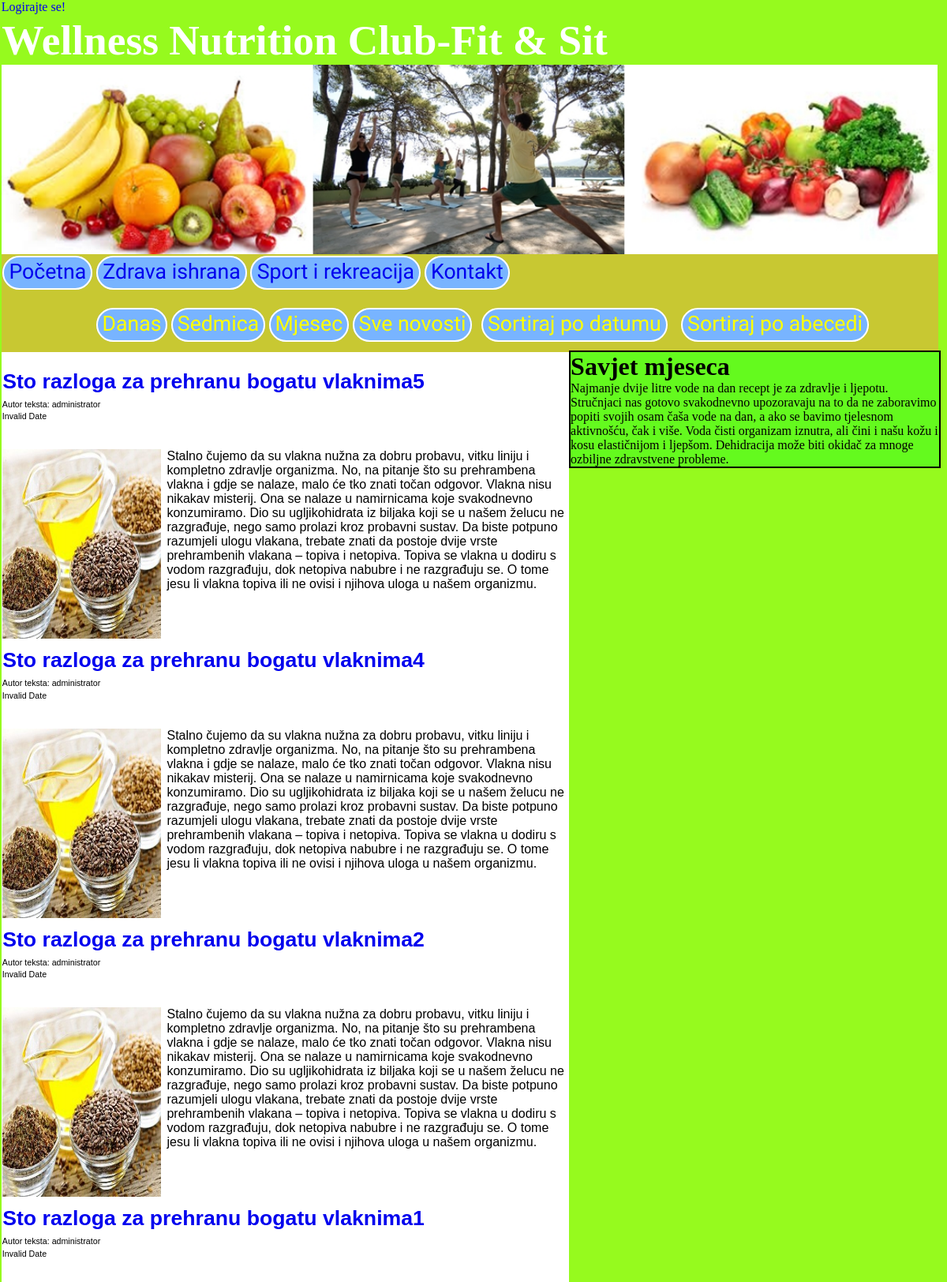
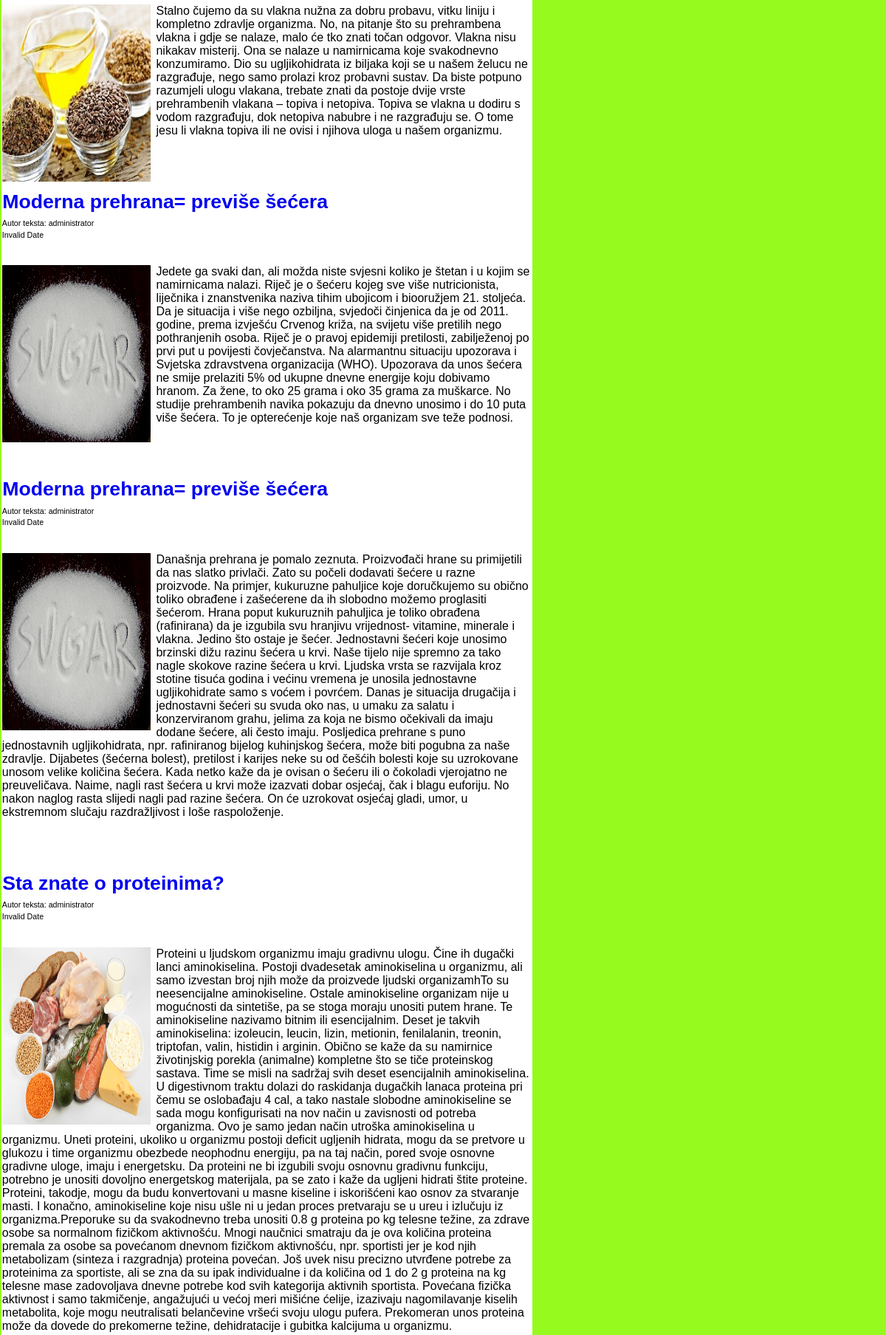
/Main.php (upper part), run on the app's committed database (2 pictures, top to bottom).
### tables this page shows
CREATE TABLE IF NOT EXISTS `novosti` (
  `NovostID` int(11) NOT NULL AUTO_INCREMENT,
  `Naslov` varchar(200) NOT NULL,
  `NovostiTxt` text NOT NULL,
  `Vrijeme` timestamp NOT NULL DEFAULT CURRENT_TIMESTAMP ON UPDATE CURRENT_TIMESTAMP,
  `Slika` text NOT NULL,
  `AutorID` int(11) NOT NULL,
  `Otvoren` varchar(2) NOT NULL,
  PRIMARY KEY (`NovostID`)
);

CREATE TABLE IF NOT EXISTS `autori` (
  `ID` int(11) NOT NULL AUTO_INCREMENT,
  `Username` varchar(20) NOT NULL,
  `Password` varchar(50) NOT NULL,
  PRIMARY KEY (`ID`),
  UNIQUE KEY `Username` (`Username`)
);

### Main.php (the view, shortened to what this page needs)
<!DOCTYPE HTML PUBLIC "-//W3C//DTD HTML 4.01 Transitional//EN">
<Html>
<head>
<link rel="stylesheet" type="text/css" href="Stil.css">
</head>
<body onload="bodyOnLoad();">
<?php
	if(isset($_SESSION['username']))
	{
		print "<p class=\"natpis\"> Uspjesno ste logirani! </p>";
	}
	else
	{
		print "<a class=\"natpi\" href =\"Login.php\">Logirajte se!</a>";
	}
?>
<div id="forma1">
</div>
<div id="zaglavlje">
<h1 id="imeklub">Wellness Nutrition Club-Fit &amp Sit</h1>
</div>
<div id="slike">
<img class="prva" alt="LOGO" src="kolaz.jpg">
</div>
<div id="meni">
	<ul class="menilista">
		<li id="Pocetna"><a class="linkmeni" href="Main.php" >Početna</a></li>
		<li id="Zdrava"><a href="Linkovi.html" class="linkmeni">Zdrava ishrana</a></li>
		<li id="Sport"><a href="Tabela.html" class="linkmeni">Sport i rekreacija</a></li>
		<li id="Kontakt"><a href="Forma.html" class="linkmeni">Kontakt</a></li>
	</ul>
</div>
<div id="kontrole">
<ul class="kontlist">
<li id="Danas" onclick="prikazi(1)">Danas</li>
<li id="Sedmica" onclick="prikazi(2)">Sedmica</li>
<li id="Mjesec" onclick="prikazi(3)">Mjesec</li>
<li id="Starije" onclick="prikazi(4)">Sve novosti</li>
<li id="SortirajPoDat"><form class="Dugmad" action="Main.php" method="post"><input id="Datumski" type="submit" name="PoDatumu" value="Sortiraj po datumu"></form></li>
<li id="SortirajPoAbc"><form class="Dugmad" action="Main.php" method="post"><input id="Datumski" type="submit" name="PoAbc" value="Sortiraj po abecedi"></form></li>
</ul>
</div>
<?php
	 $veza = new PDO("mysql:dbname=wnclub_database;host=localhost;port=3306;charset=utf8","DBuser");
     $veza->exec("set names utf8");
?>
<div id="glavni">
  <div id="sadrzajnovosti">
  <?php
   $novosti=$veza->query("select * from novosti order by Vrijeme desc");
	if(isset($_REQUEST['PoDatumu']))
	{
		$brojac=0;
				foreach($novosti as $vijest)
				{
						$naslov=str_replace("&#44;",",",$vijest['Naslov']);
						$vijesti=str_replace("&#44;",",",$vijest['NovostiTxt']);
						$datum=$vijest['Vrijeme'];
						$slika=$vijest['Slika'];
						$dat=date("D M j Y H:i:s",strtotime($datum));
						$datum=$dat." GMT+0200";
						$autori=$veza->query("select a.Username from autori a where a.ID=".$vijest['AutorID']);
						foreach($autori as $aut)
					{
						print "<div class=\"novostiDiv\">
						<h1 class=\"NaslovNovosti\"><a href=\"Detalji.php?NaslovNovosti=$naslov\">".$naslov."</a></h1>
						<p class=\"datumobjave\">".$datum."</p>
						<p class=\"autorKomentar\">Autor teksta: ".$aut['Username']."</p>
						<p class=\"datumi\"></p>
						<p class=\"novosti\"> <img class=\"novostiSlike\" alt=\"LOGO\" src=".$slika.">".$vijesti."</p>
						</div>";
						if(isset($_SESSION['username']) && $_SESSION['username']=="administrator" )
						{
							print "<form action=\"Main.php\" method=\"post\">
							<input type=\"hidden\" name=\"novost\" value=\"".$vijest['NovostID']."\">
							<input type=\"submit\" name=\"ObrisiNovost\" id=\"ObrisiNovost\" value=\"Obrisi\">
							</form>
							";
							print "<form action=\"Main.php\" method=\"post\">
							<input type=\"hidden\" name=\"novost\" value=\"".$vijest['NovostID']."\">
							<input type=\"radio\" name=\"Zakom\" value=\"DA\" checked>DA
							<input type=\"radio\" name=\"Zakom\" value=\"NE\">NE
							<input type=\"submit\" name=\"PotvrdiPromjenu\" id=\"PotvrdiPromjenu\" value=\"Potvrdi\">
							</form>";
						}
					}
				}
	}
	else{
		foreach($novosti as $vijest)
		{
					$naslov=str_replace("&#44;",",",$vijest['Naslov']);
					$vijesti=str_replace("&#44;",",",$vijest['NovostiTxt']);
					$datum=$vijest['Vrijeme'];
					$slika=$vijest['Slika'];
					$dat=date("D M j Y H:i:s",strtotime($datum));
					$datum=$dat." GMT+0200";
					$autori=$veza->query("select a.Username from autori a where a.ID=".$vijest['AutorID']);
					foreach($autori as $aut)
					{
						print "<div class=\"novostiDiv\">
						<h1 class=\"NaslovNovosti\"><a href=\"Detalji.php?NaslovNovosti=$naslov\">".$naslov."</a></h1>
						<p class=\"datumobjave\">".$datum."</p>
						<p class=\"autorKomentar\">Autor teksta: ".$aut['Username']."</p>
						<p class=\"datumi\"></p>
						<p class=\"novosti\"> <img class=\"novostiSlike\" alt=\"LOGO\" src=".$slika.">".$vijesti."</p>
						</div>";
					}
		}
	}
?>
</div>
</div>
<div id="desnog">
<h1 id="des">Savjet mjeseca</h1>
<p>Najmanje dvije litre vode na dan recept je za zdravlje i ljepotu. Stručnjaci nas gotovo svakodnevno upozoravaju na to da ne zaboravimo popiti svojih osam čaša vode na dan, a ako se bavimo tjelesnom aktivnošću, čak i više. Voda čisti organizam iznutra, ali čini i našu kožu i kosu elastičnijom i ljepšom. Dehidracija može biti okidač za mnoge ozbiljne zdravstvene probleme.</p>
</div>
</body>
</Html>

### Stil.css (style rules this page uses)
body { background-color: rgb(150,250,30); }
.autorKomentar { font-family: Arial; font-size: 8pt; top: 12%; color :black; margin-bottom: 0.5%; margin-top: 1%; }
#Datumski { display: inline; position: relative; font-size: 20pt; padding-top: 0.2%; padding-left: 0.5%; padding-right: 0.5%; padding-bottom: 0.4%; position: relative; font-family: Gabriela; border-radius: 30px; border: solid white 2px; background-color: rgb(120,180,255); color:yellow; }
.Dugmad { display: inline; border: none; background-color: rgb(200,200,50); }
.natpi { text-align: right; }
#forma1 { height:20px; width:70px; float: right; }
* { margin: 0px; padding: 0px; margin-left: 0.05%; }
#glavni { overflow: hidden; width: 60%; font-family: Arial; background-color: white; height: auto; float: left; }
#zaglavlje { overflow: hidden; color: white; font-size: 20pt; width: 99%; padding-bottom: 0%; height: auto; }
#slike { overflow: hidden; width:99.9%; display: block; }
#Pocetna { background-color: rgb(120,180,255); border-radius: 30px; border: solid white 2px; }
#Zdrava { background-color: rgb(120,180,255); border-radius: 30px; border: solid white 2px; }
#Sport { background-color: rgb(120,180,255); border-radius: 30px; border: solid white 2px; }
#Kontakt { background-color: rgb(120,180,255); border-radius: 30px; border: solid white 2px; }
#meni>ul>li { display: inline; position: relative; font-size: 20pt; padding-top: 0.2%; padding-left: 0.5%; padding-right: 0.5%; padding-bottom: 0.4%; position: relative; }
#meni { width: auto; height: auto; overflow: hidden; bottom: 2%; padding-bottom: 4px; padding-top: 0.5%; font-family: Gabriela; background-color: rgb(200,200,50); max-width: 99%; max-height:8%; min-height: 6.5%; min-width: 97%; }
a.linkmeni:link { text-decoration: none; }
.prva { width: 99%; height: 30%; display: block; }
.NaslovNovosti { margin-top: 3%; font-family: Arial; font-size: 20pt; color :black; position: relative; }
.novosti { margin-top: 5%; color:black; }
#desnog { width:39%; float: right; position: relative; height: auto; background-color: rgb(100,250,30); color : black; font-family: cursive; right: 0.8%; outline: solid black 2px; }
.novostiSlike { width: 28%; height: 30%; float: left; padding-right:1%; position: relative; }
#imeklub { right: 10%; }
a:link { text-decoration: none; }
#kontrole { width: auto; height: auto; overflow: hidden; bottom: 2%; padding-bottom: 4px; padding-top: 0.5%; font-family: Gabriela; background-color: rgb(200,200,50); max-width: 99%; max-height:8%; min-height: 6.5%; min-width: 97%; }
.kontlist>li { display: inline; position: relative; font-size: 20pt; padding-top: 0.2%; padding-left: 0.5%; padding-right: 0.5%; padding-bottom: 0.4%; position: relative; background-color: rgb(200,200,50); color:yellow; left:10%; }
#Danas { border-radius: 30px; border: solid white 2px; background-color: rgb(120,180,255); }
#Mjesec { border-radius: 30px; border: solid white 2px; background-color: rgb(120,180,255); }
#Sedmica { border-radius: 30px; border: solid white 2px; background-color: rgb(120,180,255); }
#Starije { border-radius: 30px; border: solid white 2px; background-color: rgb(120,180,255); }
.novostiDiv { display: block; margin-bottom: 10%; min-height: 35%; max-height: auto; }
.datumi { font-family: Arial; font-size: 8pt; top: 12%; color :black; display: none; }

### data on the page
novosti: Naslov "Sto razloga za prehranu bogatu vlaknima5", NovostiTxt "Stalno čujemo da su vlakna nužna za dobru probavu, vitku liniju i kompletno zdravlje organizma. No, na pitanje što su prehrambena vlakna i gdje se nalaze, malo će tko znati točan odgovor. Vlakna nisu nikakav misterij. Ona se nalaze u namirnicama koje svakodnevno konzumiramo. Dio su ugljikohidrata iz biljaka koji se u našem želucu ne razgrađuje, nego samo prolazi kroz probavni sustav. Da biste potpuno razumjeli ulogu vlakana, trebate znati da postoje dvije vrste prehrambenih vlakana – topiva i netopiva. Topiva se vlakna u dodiru s vodom razgrađuju, dok netopiva nabubre i ne razgrađuju se. O tome jesu li vlakna topiva ili ne ovisi i njihova uloga u našem organizmu."
autori: Username "administrator", novosti.Slika (picture)
novosti: Naslov "Sto razloga za prehranu bogatu vlaknima4", NovostiTxt "Stalno čujemo da su vlakna nužna za dobru probavu, vitku liniju i kompletno zdravlje organizma. No, na pitanje što su prehrambena vlakna i gdje se nalaze, malo će tko znati točan odgovor. Vlakna nisu nikakav misterij. Ona se nalaze u namirnicama koje svakodnevno konzumiramo. Dio su ugljikohidrata iz biljaka koji se u našem želucu ne razgrađuje, nego samo prolazi kroz probavni sustav. Da biste potpuno razumjeli ulogu vlakana, trebate znati da postoje dvije vrste prehrambenih vlakana – topiva i netopiva. Topiva se vlakna u dodiru s vodom razgrađuju, dok netopiva nabubre i ne razgrađuju se. O tome jesu li vlakna topiva ili ne ovisi i njihova uloga u našem organizmu."
novosti: Naslov "Sto razloga za prehranu bogatu vlaknima2", NovostiTxt "Stalno čujemo da su vlakna nužna za dobru probavu, vitku liniju i kompletno zdravlje organizma. No, na pitanje što su prehrambena vlakna i gdje se nalaze, malo će tko znati točan odgovor. Vlakna nisu nikakav misterij. Ona se nalaze u namirnicama koje svakodnevno konzumiramo. Dio su ugljikohidrata iz biljaka koji se u našem želucu ne razgrađuje, nego samo prolazi kroz probavni sustav. Da biste potpuno razumjeli ulogu vlakana, trebate znati da postoje dvije vrste prehrambenih vlakana – topiva i netopiva. Topiva se vlakna u dodiru s vodom razgrađuju, dok netopiva nabubre i ne razgrađuju se. O tome jesu li vlakna topiva ili ne ovisi i njihova uloga u našem organizmu."
novosti: Naslov "Sto razloga za prehranu bogatu vlaknima1", NovostiTxt "Stalno čujemo da su vlakna nužna za dobru probavu, vitku liniju i kompletno zdravlje organizma. No, na pitanje što su prehrambena vlakna i gdje se nalaze, malo će tko znati točan odgovor. Vlakna nisu nikakav misterij. Ona se nalaze u namirnicama koje svakodnevno konzumiramo. Dio su ugljikohidrata iz biljaka koji se u našem želucu ne razgrađuje, nego samo prolazi kroz probavni sustav. Da biste potpuno razumjeli ulogu vlakana, trebate znati da postoje dvije vrste prehrambenih vlakana – topiva i netopiva. Topiva se vlakna u dodiru s vodom razgrađuju, dok netopiva nabubre i ne razgrađuju se. O tome jesu li vlakna topiva ili ne ovisi i njihova uloga u našem organizmu."
novosti: Naslov "Moderna prehrana= previše šećera", NovostiTxt "Jedete ga svaki dan, ali možda niste svjesni koliko je štetan i u kojim se namirnicama nalazi. Riječ je o šećeru kojeg sve više nutricionista, liječnika i znanstvenika naziva tihim ubojicom i biooružjem 21. stoljeća. Da je situacija i više nego ozbiljna, svjedoči činjenica da je od 2011. godine, prema izvješću Crvenog križa, na svijetu više pretilih nego pothranjenih osoba. Riječ je o pravoj epidemiji pretilosti, zabilježenoj po prvi put u povijesti čovječanstva. Na alarmantnu situaciju upozorava i Svjetska zdravstvena organizacija (WHO). Upozorava da unos šećera ne smije prelaziti 5% od ukupne dnevne energije koju dobivamo hranom. Za žene, to oko 25 grama i oko 35 grama za muškarce. No…"
novosti: Naslov "Moderna prehrana= previše šećera", NovostiTxt "Današnja prehrana je pomalo zeznuta. Proizvođači hrane su primijetili da nas slatko privlači. Zato su počeli dodavati šećere u razne proizvode. Na primjer, kukuruzne pahuljice koje doručkujemo su obično toliko obrađene i zašećerene da ih slobodno možemo proglasiti šećerom. Hrana poput kukuruznih pahuljica je toliko obrađena (rafinirana) da je izgubila svu hranjivu vrijednost- vitamine, minerale i vlakna. Jedino što ostaje je šećer. Jednostavni šećeri koje unosimo brzinski dižu razinu šećera u krvi. Naše tijelo nije spremno za tako nagle skokove razine šećera u krvi. Ljudska vrsta se razvijala kroz stotine tisuća godina i većinu vremena je unosila jednostavne ugljikohidrate samo s voćem i…"
novosti: Naslov "Sta znate o proteinima?", NovostiTxt "Proteini u ljudskom organizmu imaju gradivnu ulogu. Čine ih dugački lanci aminokiselina. Postoji dvadesetak aminokiselina u organizmu, ali samo izvestan broj njih može da proizvede ljudski organizamhTo su neesencijalne aminokiseline. Ostale aminokiseline organizam nije u mogućnosti da sintetiše, pa se stoga moraju unositi putem hrane. Te aminokiseline nazivamo bitnim ili esencijalnim. Deset je takvih aminokiselina: izoleucin, leucin, lizin, metionin, fenilalanin, treonin, triptofan, valin, histidin i arginin. Obično se kaže da su namirnice životinjskig porekla (animalne) kompletne što se tiče proteinskog sastava. Time se misli na sadržaj svih deset esencijalnih aminokiselina. U digestivnom…"
